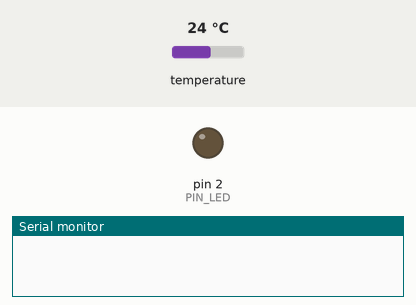
Simulated run of this sketch. Board: Arduino Uno, built with avr-gcc and run on an emulated ATmega328P. Shown: output pins drawn as LEDs (lit = HIGH), the last lines printed to the serial monitor. Dashed ring = blinking. The inputs (shaded band) are chosen by the test bench; at power-on: temperature 24 °C.

Above: at 0.5 s.
At 2.84 s:
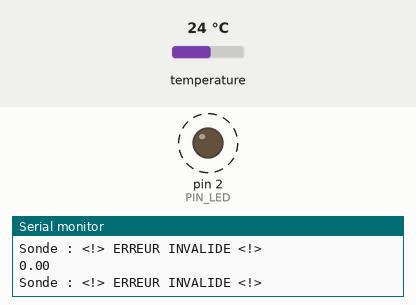
Timing chart, 0 to 3.1 s (numbered marks = the images above):
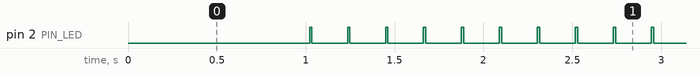

The sketch:

Script_temperature.ino
```cpp
#include <OneWire.h>

// ---------- Initialisation des variables ---------------------

// Variables propres au DS18B20
const int PIN_SONDE =10;
const int PIN_LED = 2;
const int SONDE_ID=0x28;
// Déclaration de l'objet ds
OneWire ds(PIN_SONDE); // DS18B20_PIN (Une résistance 4.7k est nécessaire)

// Variables générales
float DS18B20_temperature;
const int SERIAL_PORT=9600;
int timer=0;

// Inversion des clignotements
bool message = false;

void setup() {
// Initialisation du port de communication avec le PC
Serial.begin(SERIAL_PORT);
pinMode(PIN_LED, OUTPUT);
}

void loop() {


  // Récupération de la température
  DS18B20_temperature = getTemperatureDS18b20();

  message = Serial.read();
  if(message == true){
    digitalWrite(PIN_LED, LOW);
    delay(200);
    digitalWrite(PIN_LED, HIGH);
  } else {
    digitalWrite(PIN_LED, HIGH);
    delay(200);
    digitalWrite(PIN_LED, LOW);
  }

  // on affiche la température
  Serial.println(DS18B20_temperature);

}


float getTemperatureDS18b20(){
  byte i;
  byte data[12];
  byte addr[8];
  float temp =0.0;

  ds.search(addr);
  if (OneWire::crc8( addr, 7) != addr[7]) {
    Serial.println("Sonde : <!> ERREUR INVALIDE <!>");
    return false;
  }

  // On vérifie que l'élément trouvé est bien un DS18B20
  if (addr[0] != SONDE_ID) {
    Serial.println("L'équipement trouvé n'est pas un DS18B20");
    return false;
  }

  // Demander au capteur de mémoriser la température et lui laisser 800ms pour le faire
  ds.reset();
  ds.select(addr);
  ds.write(0x44);

  // Délai de 800ms car le capteur n'a pas le temps de récupérer les valeurs si on met une valeur plus basse en ms
  delay(800);

  // Demander au capteur de nous envoyer la température
  ds.reset();
  ds.select(addr);
  ds.write(0xBE);

  // Le MOT reçu du capteur fait 9 octets, on les charge donc un par un dans le tableau data[]
  for ( i = 0; i < 9; i++) {
    data[i] = ds.read();
  }
  // Puis on convertit la température (*0.0625 car la température est stockée sur 12 bits)
  temp = ( (data[1] << 8) + data[0] )*0.0625;

  return temp;
}
```

Measured:
- by itself, pin 2 (PIN_LED): alternates HIGH for 0.01 s and LOW for 0.20 s
